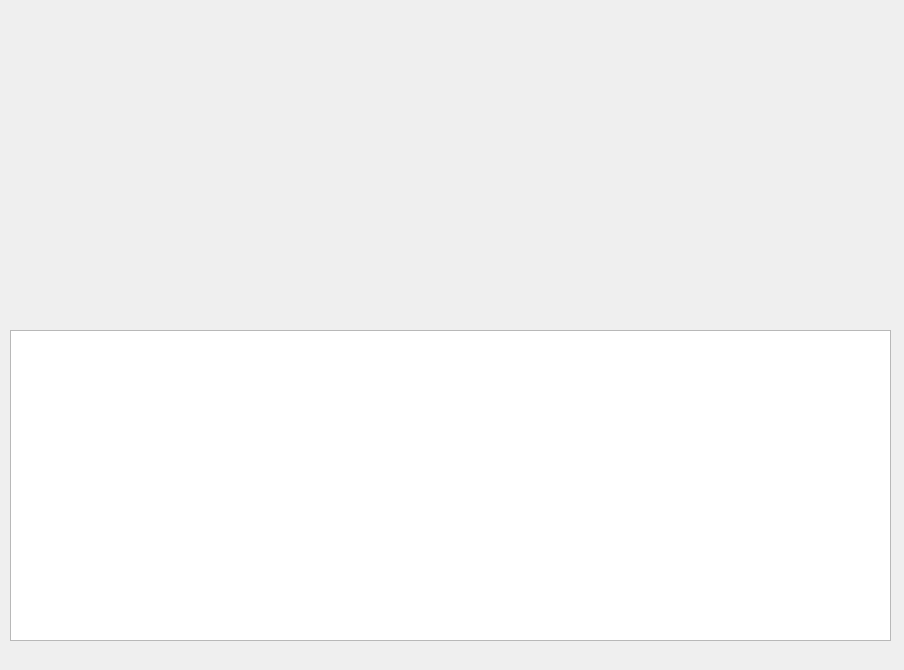
<?xml version="1.0" encoding="UTF-8"?>
<ui version="4.0">
 <class>MainWindow</class>
 <widget class="QMainWindow" name="MainWindow">
  <property name="geometry">
   <rect>
    <x>0</x>
    <y>0</y>
    <width>904</width>
    <height>670</height>
   </rect>
  </property>
  <property name="acceptDrops">
   <bool>false</bool>
  </property>
  <property name="windowTitle">
   <string>MainWindow</string>
  </property>
  <widget class="QWidget" name="centralwidget">
   <widget class="QListView" name="listView">
    <property name="geometry">
     <rect>
      <x>10</x>
      <y>330</y>
      <width>881</width>
      <height>311</height>
     </rect>
    </property>
   </widget>
  </widget>
  <widget class="QMenuBar" name="menubar">
   <property name="geometry">
    <rect>
     <x>0</x>
     <y>0</y>
     <width>904</width>
     <height>26</height>
    </rect>
   </property>
  </widget>
 </widget>
 <resources/>
 <connections/>
</ui>
